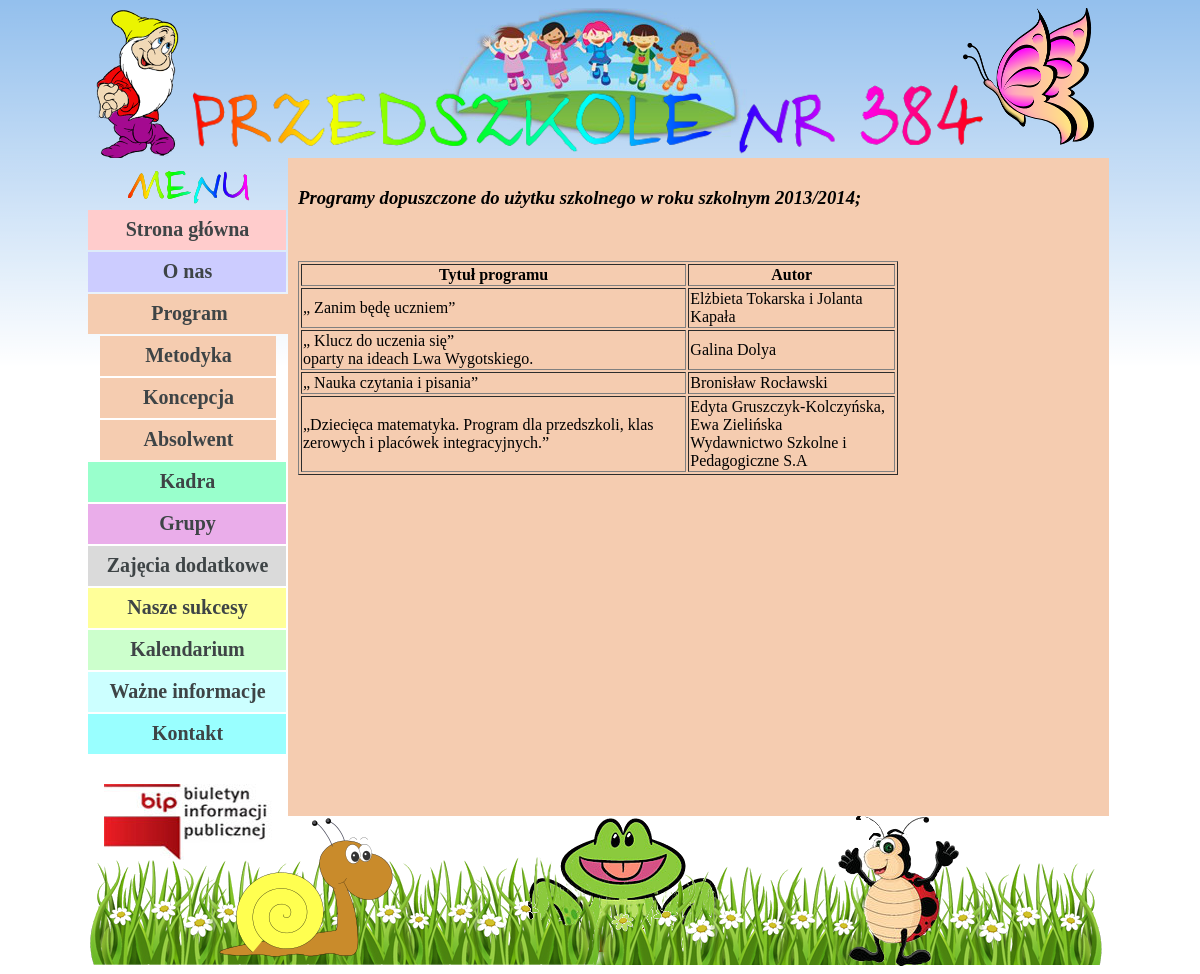
Page /program on the earlier database version.
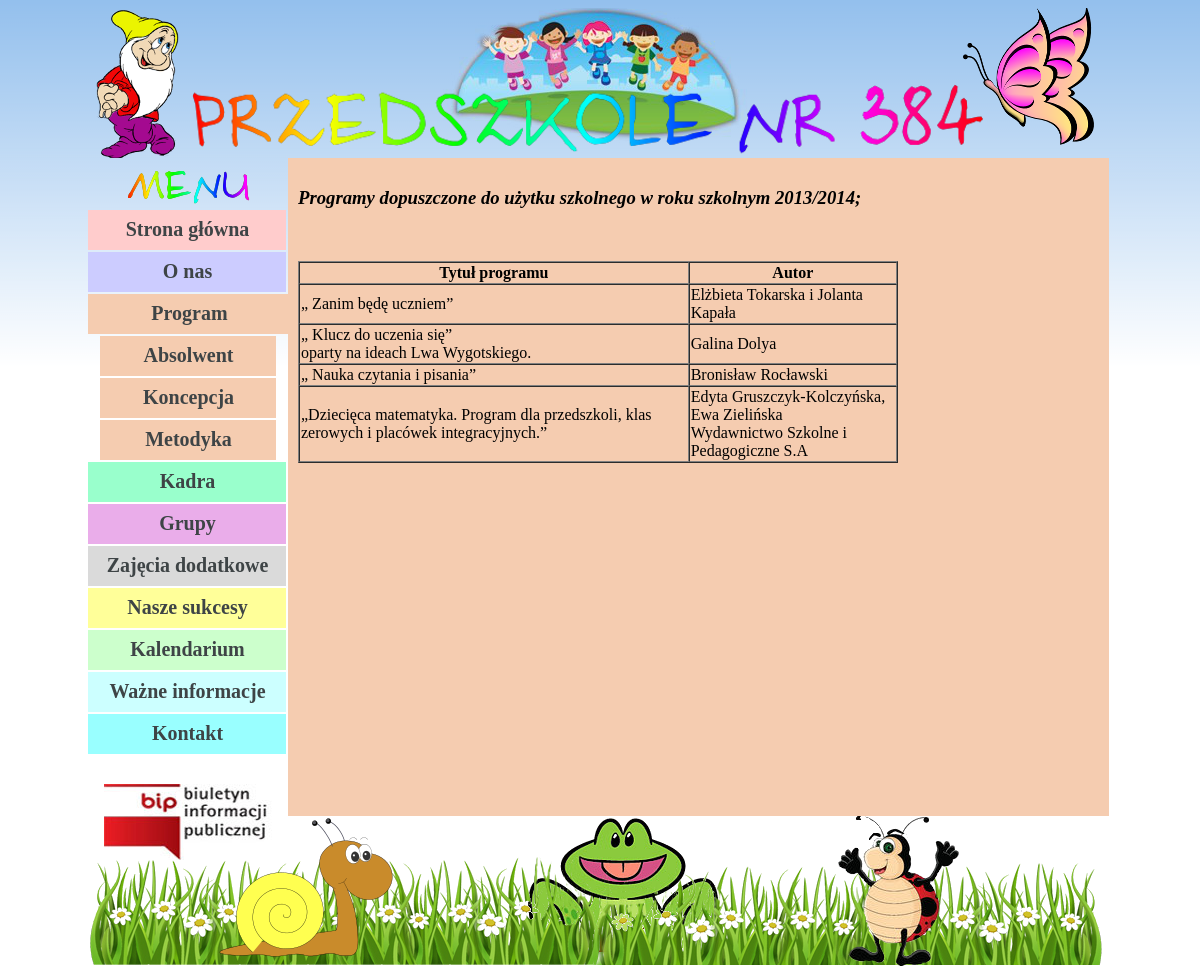
Same page on the later database version.
### tables this page shows
CREATE TABLE IF NOT EXISTS `sites` (
  `id` int(11) NOT NULL AUTO_INCREMENT,
  `name` varchar(50) NOT NULL,
  `link` varchar(50) NOT NULL,
  `type` varchar(50) NOT NULL,
  `active` tinyint(1) NOT NULL DEFAULT '0',
  `style` varchar(10) NOT NULL,
  `content` text NOT NULL,
  `pos` int(11) DEFAULT NULL,
  `parrent` varchar(20) NOT NULL,
  PRIMARY KEY (`id`),
  UNIQUE KEY `link` (`link`)
);

### model/sql.php (called while the page is built, shortened)
<?php
class sql{
    private function query ($q){
        $result = mysql_query($q);
        return $result;
    }
    private function to_array($q){
        return mysql_fetch_assoc($this->query($q));
    }
    public function select_sites(){
        $q = 'SELECT * FROM sites ORDER BY pos ASC;';
        return $this->query($q);
    }
    public function select_site($site){
        $q = 'SELECT * FROM sites WHERE link = "'.$site.'";';
        return $this->to_array($q);
    }
        public function select_child($parrent){
        $q = 'SELECT * FROM sites WHERE parrent="'.$parrent.'" ORDER BY pos;';
        $result = $this->query($q);
        $children = array();
        if ($result){
            while ($row = mysql_fetch_assoc($result)){
                    $children[] = $row;
                }
        }
        return $children;
    }
}

### controller/show.php (the view, shortened to what this page needs)
<?php
   require_once '/model/sql.php';
class bundle{
    public function content($site){
        $sql = new sql;
        $data = $sql->select_site($site);
        $content = $data['content'];
        $content.='<script type="text/javascript">
                            $(document).ready(function() {
                                $(".fancybox").fancybox();
                            });
                       </script> ';
        return $content;
    }
    public function menu($request){
        $sql = new sql();
        $result = $sql->select_sites();
        while ($row = mysql_fetch_assoc($result)){
            $sites[] = $row;
        }
        $menu = '';
        foreach ($sites as $site){
            if ($site['active'] == 1 && $site['parrent'] == '/'){
                $menu .= '<a href = "/przedszkole/'.$site['link'].'" class = "menu ';
                $menu .= ($request==$site['link'])?'selected ':'';
                $menu .= $site['style'].'">'.$site['name'].'</a>';
                $children = $sql->select_child($site['link']);
                if (count($children)>0){
                    $test = false;
                    if ($test || $site['link'] == $request){
                        foreach ($children as $child){
                            $menu .= '<a href = "/przedszkole/'.$child['link'].'" class = "submenu ';
                            $menu .= ($request === $child['link'])?'selected ':'';
                            $menu .= $child['style'].'">'.$child['name'].'</a>';
                        }
                    }
                }
            }
        }
        return $menu;
    }
}

### index.php (shortened to what this page needs)
<?php
    include_once '/controller/show.php';
    $site = (isset($_GET['site']))?$_GET['site']:'';
    $bundle = new bundle();
    $content = $bundle->content($site);
    $menu = $bundle->menu($site);
?>
<HTML>
    <HEAD>
        <link rel="stylesheet" type="text/css" href="styles/style.css">
        <link rel="stylesheet" href="js/fbox/jquery.fancybox.css?v=2.1.5" type="text/css" media="screen" />
    </HEAD>
    <BODY>
        <center>
            <div id="container">
                <div id="header"></div>
                <div id="left">
                    <div id="menu_h"></div>
                    <?php echo $menu; ?>
                    <a href="http://przedszkole384.bip.um.warszawa.pl" target = "top"><img src="img/bip_logo.jpg" style="padding-top:20px"></a>
                </div>
                <div id="content">
                    <?php echo $content; ?>
                </div>
                <div id="footer"></div>
            </div>
        </center>
    </BODY>
</HTML>

### styles/style.css (style rules this page uses)
#container { width:1024px; }
#header { background:url(../img/header.png); height:150px; }
#left { float:left; text-align:left; width:200px; }
#menu_h { height:50px; background-image:url(../img/menu.png); }
#left a { clear:left; height:32px; width:197px; display:block; margin:2px 0 0 0; padding:8px 0 0 1px; text-decoration:none; text-align:center; font-size: 20px; font-weight:bold; color:#3e4446; }
.submenu { width:175px !important; margin-left: 12px !important; }
.selected { overflow:visible; width:201px !important; }
.bg1 { background-color:#ffcccc; }
.bg2 { background-color:#ccccff; }
.bg3 { background-color:#99ffcc; }
.bg4 { background-color:#F5CCB0; }
.bg5 { background-color:#EAADEA; }
.bg6 { background-color:#dadada; }
.bg7 { background-color:#ffff99; }
.bg8 { background-color:#ccffcc; }
.bg9 { background-color:#ccffff; }
.bg11 { background-color:#99ffff; }
#content { float:left; text-align:justify; width:801px; padding:10px; }
#footer { background:url(../img/footer_bg.png); height:150px; clear:both; }

Differences in the rows shown:
changed sites "Absolwent": moves up the list
changed sites "Koncepcja": moves down the list
